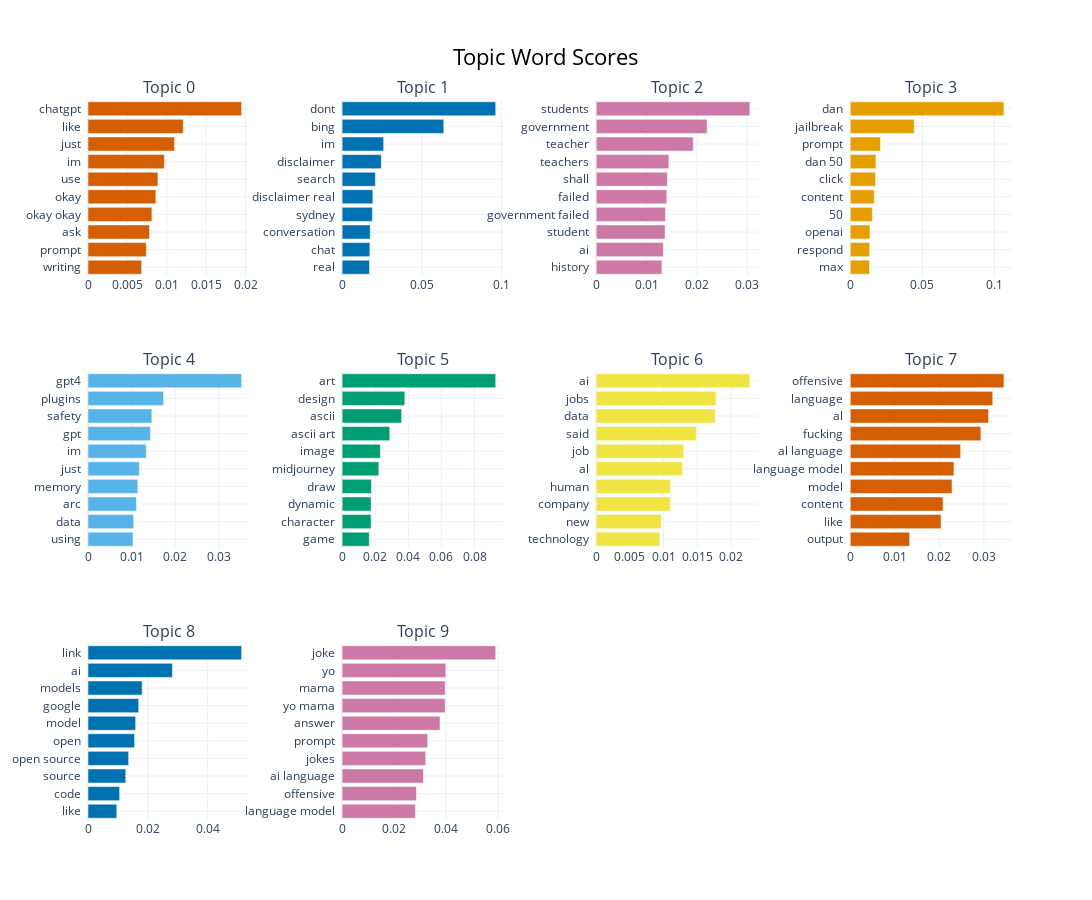

Source (notebook cell):
### Code cell
#Visualzing the most common words per topic, for the first 10 topics
print('Barchart of most common words per topic')
model.visualize_barchart(n_words=10, top_n_topics=10, width=300, height=300)

### Figure 1 — Plotly figure (JSON) as saved in the notebook; plotly's stock layout.template omitted (floating-point values rounded to 4 significant figures)
{"data": [{"marker": {"color": "#D55E00"}, "orientation": "h", "type": "bar", "x": [0.006799, 0.007394, 0.007804, 0.008109, 0.008611, 0.008873, 0.009689, 0.01099, 0.01209, 0.01949], "xaxis": "x", "y": ["writing  ", "prompt  ", "ask  ", "okay okay  ", "okay  ", "use  ", "im  ", "just  ", "like  ", "chatgpt  "], "yaxis": "y"}, {"marker": {"color": "#0072B2"}, "orientation": "h", "type": "bar", "x": [0.0172, 0.01744, 0.01764, 0.01901, 0.01931, 0.02091, 0.02461, 0.02608, 0.0638, 0.09641], "xaxis": "x2", "y": ["real  ", "chat  ", "conversation  ", "sydney  ", "disclaimer real  ", "search  ", "disclaimer  ", "im  ", "bing  ", "dont  "], "yaxis": "y2"}, {"marker": {"color": "#CC79A7"}, "orientation": "h", "type": "bar", "x": [0.01305, 0.01334, 0.01368, 0.01375, 0.01402, 0.01414, 0.01443, 0.01927, 0.02203, 0.03051], "xaxis": "x3", "y": ["history  ", "ai  ", "student  ", "government failed  ", "failed  ", "shall  ", "teachers  ", "teacher  ", "government  ", "students  "], "yaxis": "y3"}, {"marker": {"color": "#E69F00"}, "orientation": "h", "type": "bar", "x": [0.01332, 0.01346, 0.01365, 0.01529, 0.01665, 0.01748, 0.01777, 0.02088, 0.04434, 0.1066], "xaxis": "x4", "y": ["max  ", "respond  ", "openai  ", "50  ", "content  ", "click  ", "dan 50  ", "prompt  ", "jailbreak  ", "dan  "], "yaxis": "y4"}, {"marker": {"color": "#56B4E9"}, "orientation": "h", "type": "bar", "x": [0.01033, 0.01049, 0.01113, 0.01142, 0.01178, 0.01336, 0.01433, 0.01465, 0.01733, 0.03526], "xaxis": "x5", "y": ["using  ", "data  ", "arc  ", "memory  ", "just  ", "im  ", "gpt  ", "safety  ", "plugins  ", "gpt4  "], "yaxis": "y5"}, {"marker": {"color": "#009E73"}, "orientation": "h", "type": "bar", "x": [0.01643, 0.01752, 0.01756, 0.01773, 0.02217, 0.02311, 0.02879, 0.03595, 0.03787, 0.09279], "xaxis": "x6", "y": ["game  ", "character  ", "dynamic  ", "draw  ", "midjourney  ", "image  ", "ascii art  ", "ascii  ", "design  ", "art  "], "yaxis": "y6"}, {"marker": {"color": "#F0E442"}, "orientation": "h", "type": "bar", "x": [0.009448, 0.009665, 0.011, 0.01101, 0.01281, 0.01296, 0.01484, 0.01765, 0.01776, 0.02278], "xaxis": "x7", "y": ["technology  ", "new  ", "company  ", "human  ", "al  ", "job  ", "said  ", "data  ", "jobs  ", "ai  "], "yaxis": "y7"}, {"marker": {"color": "#D55E00"}, "orientation": "h", "type": "bar", "x": [0.01332, 0.02037, 0.02082, 0.02283, 0.02326, 0.02477, 0.02932, 0.03104, 0.03198, 0.03449], "xaxis": "x8", "y": ["output  ", "like  ", "content  ", "model  ", "language model  ", "al language  ", "fucking  ", "al  ", "language  ", "offensive  "], "yaxis": "y8"}, {"marker": {"color": "#0072B2"}, "orientation": "h", "type": "bar", "x": [0.009617, 0.01057, 0.01264, 0.01358, 0.01557, 0.01592, 0.01693, 0.01809, 0.02822, 0.05134], "xaxis": "x9", "y": ["like  ", "code  ", "source  ", "open source  ", "open  ", "model  ", "google  ", "models  ", "ai  ", "link  "], "yaxis": "y9"}, {"marker": {"color": "#CC79A7"}, "orientation": "h", "type": "bar", "x": [0.0282, 0.02861, 0.03128, 0.03214, 0.03292, 0.03764, 0.03965, 0.03965, 0.03987, 0.05907], "xaxis": "x10", "y": ["language model  ", "offensive  ", "ai language  ", "jokes  ", "prompt  ", "answer  ", "yo mama  ", "mama  ", "yo  ", "joke  "], "yaxis": "y10"}], "layout": {"annotations": [{"font": {"size": 16}, "showarrow": false, "text": "Topic 0", "x": 0.0875, "xanchor": "center", "xref": "paper", "y": 1, "yanchor": "bottom", "yref": "paper"}, {"font": {"size": 16}, "showarrow": false, "text": "Topic 1", "x": 0.3625, "xanchor": "center", "xref": "paper", "y": 1, "yanchor": "bottom", "yref": "paper"}, {"font": {"size": 16}, "showarrow": false, "text": "Topic 2", "x": 0.6375, "xanchor": "center", "xref": "paper", "y": 1, "yanchor": "bottom", "yref": "paper"}, {"font": {"size": 16}, "showarrow": false, "text": "Topic 3", "x": 0.9125, "xanchor": "center", "xref": "paper", "y": 1, "yanchor": "bottom", "yref": "paper"}, {"font": {"size": 16}, "showarrow": false, "text": "Topic 4", "x": 0.0875, "xanchor": "center", "xref": "paper", "y": 0.6222, "yanchor": "bottom", "yref": "paper"}, {"font": {"size": 16}, "showarrow": false, "text": "Topic 5", "x": 0.3625, "xanchor": "center", "xref": "paper", "y": 0.6222, "yanchor": "bottom", "yref": "paper"}, {"font": {"size": 16}, "showarrow": false, "text": "Topic 6", "x": 0.6375, "xanchor": "center", "xref": "paper", "y": 0.6222, "yanchor": "bottom", "yref": "paper"}, {"font": {"size": 16}, "showarrow": false, "text": "Topic 7", "x": 0.9125, "xanchor": "center", "xref": "paper", "y": 0.6222, "yanchor": "bottom", "yref": "paper"}, {"font": {"size": 16}, "showarrow": false, "text": "Topic 8", "x": 0.0875, "xanchor": "center", "xref": "paper", "y": 0.2444, "yanchor": "bottom", "yref": "paper"}, {"font": {"size": 16}, "showarrow": false, "text": "Topic 9", "x": 0.3625, "xanchor": "center", "xref": "paper", "y": 0.2444, "yanchor": "bottom", "yref": "paper"}], "height": 900, "hoverlabel": {"bgcolor": "white", "font": {"family": "Rockwell", "size": 16}}, "showlegend": false, "title": {"font": {"color": "Black", "size": 22}, "text": "Topic Word Scores", "x": 0.5, "xanchor": "center", "yanchor": "top"}, "width": 1200, "xaxis": {"anchor": "y", "domain": [0, 0.175], "showgrid": true}, "xaxis10": {"anchor": "y10", "domain": [0.275, 0.45], "showgrid": true}, "xaxis11": {"anchor": "y11", "domain": [0.55, 0.725], "showgrid": true}, "xaxis12": {"anchor": "y12", "domain": [0.825, 1], "showgrid": true}, "xaxis2": {"anchor": "y2", "domain": [0.275, 0.45], "showgrid": true}, "xaxis3": {"anchor": "y3", "domain": [0.55, 0.725], "showgrid": true}, "xaxis4": {"anchor": "y4", "domain": [0.825, 1], "showgrid": true}, "xaxis5": {"anchor": "y5", "domain": [0, 0.175], "showgrid": true}, "xaxis6": {"anchor": "y6", "domain": [0.275, 0.45], "showgrid": true}, "xaxis7": {"anchor": "y7", "domain": [0.55, 0.725], "showgrid": true}, "xaxis8": {"anchor": "y8", "domain": [0.825, 1], "showgrid": true}, "xaxis9": {"anchor": "y9", "domain": [0, 0.175], "showgrid": true}, "yaxis": {"anchor": "x", "domain": [0.7556, 1], "showgrid": true}, "yaxis10": {"anchor": "x10", "domain": [0, 0.2444], "showgrid": true}, "yaxis11": {"anchor": "x11", "domain": [0, 0.2444], "showgrid": true}, "yaxis12": {"anchor": "x12", "domain": [0, 0.2444], "showgrid": true}, "yaxis2": {"anchor": "x2", "domain": [0.7556, 1], "showgrid": true}, "yaxis3": {"anchor": "x3", "domain": [0.7556, 1], "showgrid": true}, "yaxis4": {"anchor": "x4", "domain": [0.7556, 1], "showgrid": true}, "yaxis5": {"anchor": "x5", "domain": [0.3778, 0.6222], "showgrid": true}, "yaxis6": {"anchor": "x6", "domain": [0.3778, 0.6222], "showgrid": true}, "yaxis7": {"anchor": "x7", "domain": [0.3778, 0.6222], "showgrid": true}, "yaxis8": {"anchor": "x8", "domain": [0.3778, 0.6222], "showgrid": true}, "yaxis9": {"anchor": "x9", "domain": [0, 0.2444], "showgrid": true}}}
